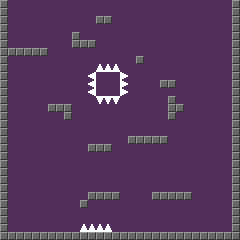

Below is a game level as drawn by its tile map, then a one-line description and the .tmx that defines it (tile-layer data replaced by summaries):
An orthogonal 30x30 tile map with 8x8 px tiles, 2 tile layers (background, map), 2 tilesets.

<map version="1.0" orientation="orthogonal" width="30" height="30" tilewidth="8" tileheight="8">
 <tileset firstgid="1" name="descentTiles" tilewidth="8" tileheight="8">
  <image source="descentTiles.png" width="48" height="16" />
  <tile id="0">
   <properties>
    <property name="Type" value="collision" />
   </properties>
  </tile>
  <tile id="6">
   <properties>
    <property name="Type" value="spike" />
   </properties>
  </tile>
  <tile id="7">
   <properties>
    <property name="Type" value="checkpoint" />
   </properties>
  </tile>
 </tileset>
 <tileset firstgid="13" name="spikes" tilewidth="8" tileheight="8">
  <image source="spikes.PNG" width="16" height="16" />
  <tile id="0">
   <properties>
    <property name="Type" value="spike" />
   </properties>
  </tile>
  <tile id="1">
   <properties>
    <property name="Type" value="spike" />
   </properties>
  </tile>
  <tile id="2">
   <properties>
    <property name="Type" value="spike" />
   </properties>
  </tile>
  <tile id="3">
   <properties>
    <property name="Type" value="spike" />
   </properties>
  </tile>
 </tileset>
 <layer name="background" width="30" height="30">
  <data>[900 cells, 900 non-empty, 1 distinct tile ids]</data>
 </layer>
 <layer name="map" width="30" height="30">
  <data>[900 cells, 144 non-empty, 5 distinct tile ids]</data>
 </layer>
</map>
